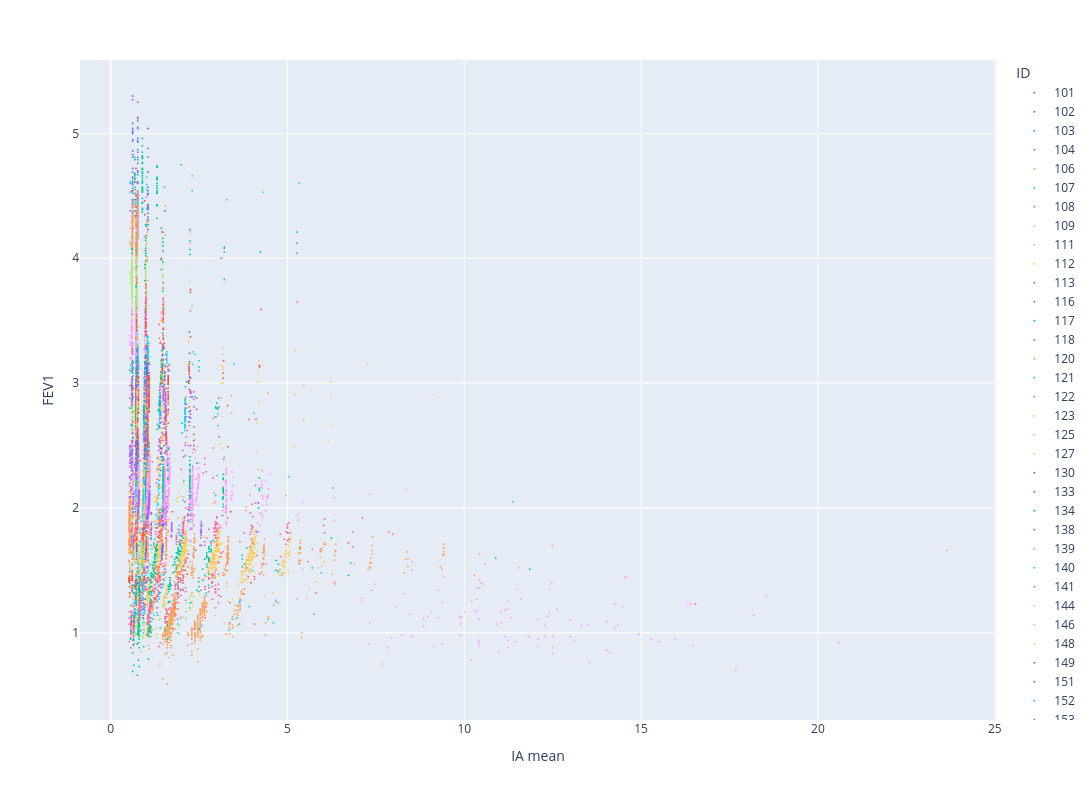

Notebook source saved alongside this figure:
### Code cell
fig = px.scatter(df1, x="IA mean", y="FEV1", color="ID")
fig.update_traces(marker=dict(size=2))
fig.update_layout(width=1200, height=800)
fig.show()
